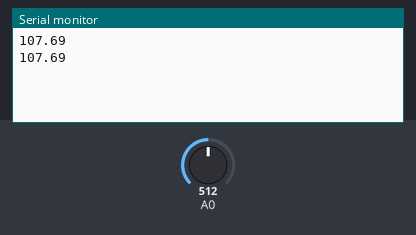
Bench run of a sketch on a simulated Arduino Uno, built with avr-gcc and run on an emulated ATmega328P. On the bench: the last lines printed to the serial monitor. Inputs (shaded band) come from the test bench; at power-on: A0 = 512.

Above: at 1.8 s.
1.9 s: A0 set to 716
At 2.8 s:
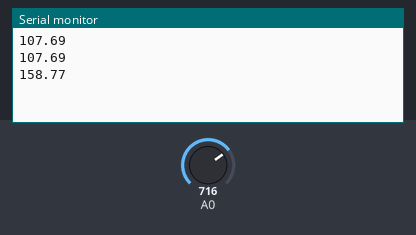
3.4 s: A0 set to 900
At 4.5 s:
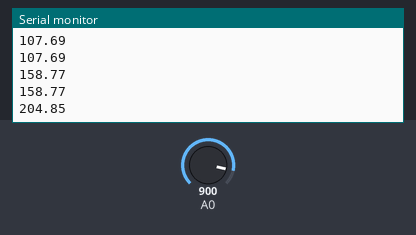
Timing chart, 0 to 6.4 s (numbered marks = the images above; inputs shaded):
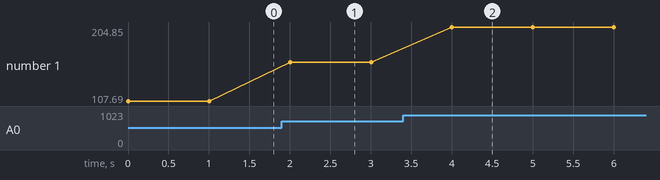

Measured:
- after the input at 1.9 s, the serial monitor: prints a new line after 0.10 s (image 1)
- after the input at 3.4 s, the serial monitor: prints a new line after 0.60 s (image 2)
- plotted number 1: 107.69 → 158.77 after the input at 1.9 s, 158.77 → 204.85 after the input at 3.4 s

The sketch:

SER_Temperature_MCP9701_UNO_1.ino
```cpp
//SER_Temperature_MCP9701_UNO_1


//インクルド
#include <Arduino.h>
#include "Temperature_MCP9701.h"


//初期化処理
void setup()
{

  //シリアルの初期化
  Serial.begin(9600);

} //setup


//メインループ
void loop()
{

  //センサーの値を読み込む
  int Sensor = analogRead(A0); // センサーの読み取り値

  //温度の表示
  float Voltage = Sensor * ( 5.0 / 1024.0 );
  float Temperature = Temperature_MCP9701(Voltage);
  Serial.println(Temperature);

  //1秒の待ち
  delay(1000);

} //loop
```

Temperature_MCP9701.h
```cpp
// Temperature_MCP9701.h
//
// ex 3.3V analogReadResolution(12);
//         float Sensor = analogRead(A2);
//         float Voltage = Sensor * ( 3.3 / 4096.0 );
//         float Temperature = Temperature_MCP9701(Voltage);
//
float Temperature_MCP9701(float Voltage){

  return((Voltage - 0.4) * (1.0 / 0.0195));

}//Temperature_MCP9701
```
